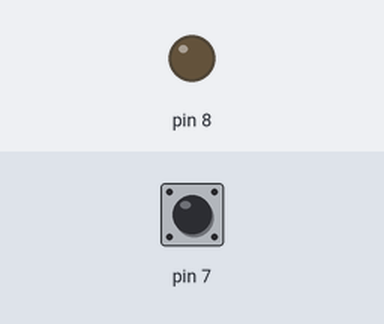
Bench run of a sketch on a simulated Arduino Uno, built with avr-gcc and run on an emulated ATmega328P. Shown: output pins drawn as LEDs (lit = HIGH). Inputs (shaded band) come from the test bench; at power-on: pin 7 HIGH.

Above: at 1.2 s.
1.3 s: pin 7 pulled LOW for 0.15 s
At 1.37 s:
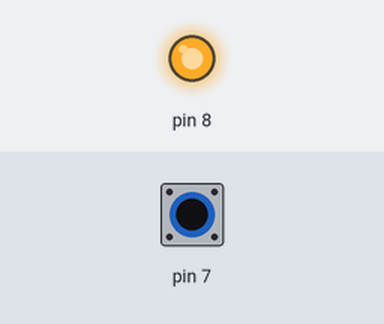
2.9 s: pin 7 pulled LOW for 3.2 s
At 7.2 s:
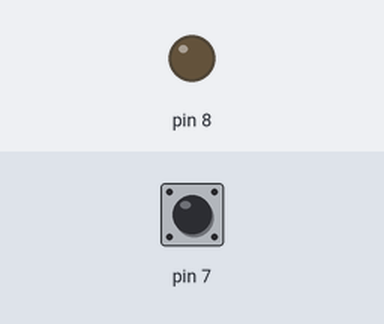
Timing chart, 0 to 8.7 s (numbered marks = the images above; inputs shaded):
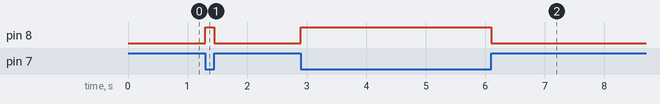

Measured:
- after the input at 1.3 s, pin 8: LOW → HIGH at once, → LOW 0.15 s later
- after the input at 2.9 s, pin 8: LOW → HIGH at once, → LOW 3.2 s later

The sketch:

01b_LED_z_przyciskiem.ino
```cpp
/*********************************************************************
Połączenia:

Dioda LED Anoda  - pin 8
Dioda LED Katoda - GND - masa - 0V

Przycisk 1 - pin 7
Przycisk 2 - GND - masa - 0V
*********************************************************************/

// Instrukcje wykonywane raz po starcie Arduino
void setup() {
  //Ustawienie pinu 8 jako wyjście
  pinMode(8, OUTPUT);
  //Ustawienie pinu 7 jako wejście z rezystorem podciągającym
  pinMode(7, INPUT_PULLUP);
  digitalWrite(8, LOW); //Wyłączenie diody
}

//Instrukcje, które będą wykonywały się w koło (w pętli)
void loop() {
  //Jeśli przycisk wciśnięty to włącz diodę, jak puszczony to wyłącz
  if (digitalRead(7) == LOW) {
    digitalWrite(8, HIGH);
  } else {
    digitalWrite(8, LOW);
  }
}
```
